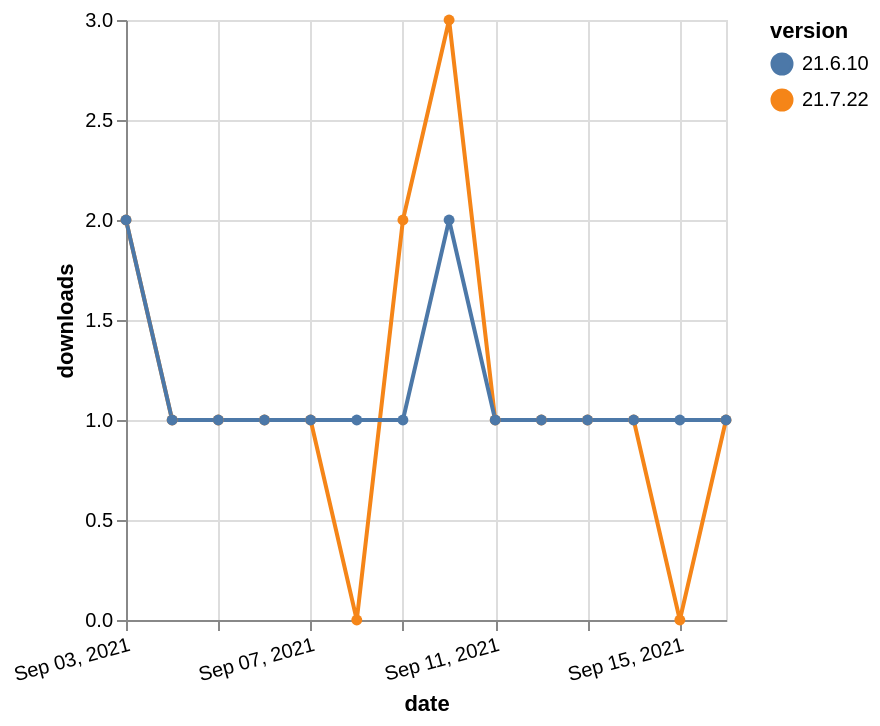

The specification (Vega-Lite) saved for this image:
### Vega-Lite specification from a JSON file in a GitHub repository (floating-point values rounded to 4 significant figures)
{"$schema": "https://vega.github.io/schema/vega-lite/v5.json", "description": "A simple bar chart with embedded data.", "data": {"values": [{"date": "2021-09-03", "total": 56, "delta": 2, "version": "21.7.22"}, {"date": "2021-09-04", "total": 57, "delta": 1, "version": "21.7.22"}, {"date": "2021-09-05", "total": 58, "delta": 1, "version": "21.7.22"}, {"date": "2021-09-06", "total": 59, "delta": 1, "version": "21.7.22"}, {"date": "2021-09-07", "total": 60, "delta": 1, "version": "21.7.22"}, {"date": "2021-09-08", "total": 60, "delta": 0, "version": "21.7.22"}, {"date": "2021-09-09", "total": 62, "delta": 2, "version": "21.7.22"}, {"date": "2021-09-10", "total": 65, "delta": 3, "version": "21.7.22"}, {"date": "2021-09-11", "total": 66, "delta": 1, "version": "21.7.22"}, {"date": "2021-09-12", "total": 67, "delta": 1, "version": "21.7.22"}, {"date": "2021-09-13", "total": 68, "delta": 1, "version": "21.7.22"}, {"date": "2021-09-14", "total": 69, "delta": 1, "version": "21.7.22"}, {"date": "2021-09-15", "total": 69, "delta": 0, "version": "21.7.22"}, {"date": "2021-09-16", "total": 70, "delta": 1, "version": "21.7.22"}, {"date": "2021-09-03", "total": 112, "delta": 2, "version": "21.6.10"}, {"date": "2021-09-04", "total": 113, "delta": 1, "version": "21.6.10"}, {"date": "2021-09-05", "total": 114, "delta": 1, "version": "21.6.10"}, {"date": "2021-09-06", "total": 115, "delta": 1, "version": "21.6.10"}, {"date": "2021-09-07", "total": 116, "delta": 1, "version": "21.6.10"}, {"date": "2021-09-08", "total": 117, "delta": 1, "version": "21.6.10"}, {"date": "2021-09-09", "total": 118, "delta": 1, "version": "21.6.10"}, {"date": "2021-09-10", "total": 120, "delta": 2, "version": "21.6.10"}, {"date": "2021-09-11", "total": 121, "delta": 1, "version": "21.6.10"}, {"date": "2021-09-12", "total": 122, "delta": 1, "version": "21.6.10"}, {"date": "2021-09-13", "total": 123, "delta": 1, "version": "21.6.10"}, {"date": "2021-09-14", "total": 124, "delta": 1, "version": "21.6.10"}, {"date": "2021-09-15", "total": 125, "delta": 1, "version": "21.6.10"}, {"date": "2021-09-16", "total": 126, "delta": 1, "version": "21.6.10"}]}, "width": "container", "mark": {"type": "line", "point": {"filled": true}}, "encoding": {"x": {"field": "date", "type": "temporal", "timeUnit": "yearmonthdate", "title": "date", "axis": {"labelAngle": -15}}, "y": {"field": "delta", "type": "quantitative", "title": "downloads"}, "color": {"field": "version", "type": "nominal"}, "tooltip": {"field": "delta"}}}
